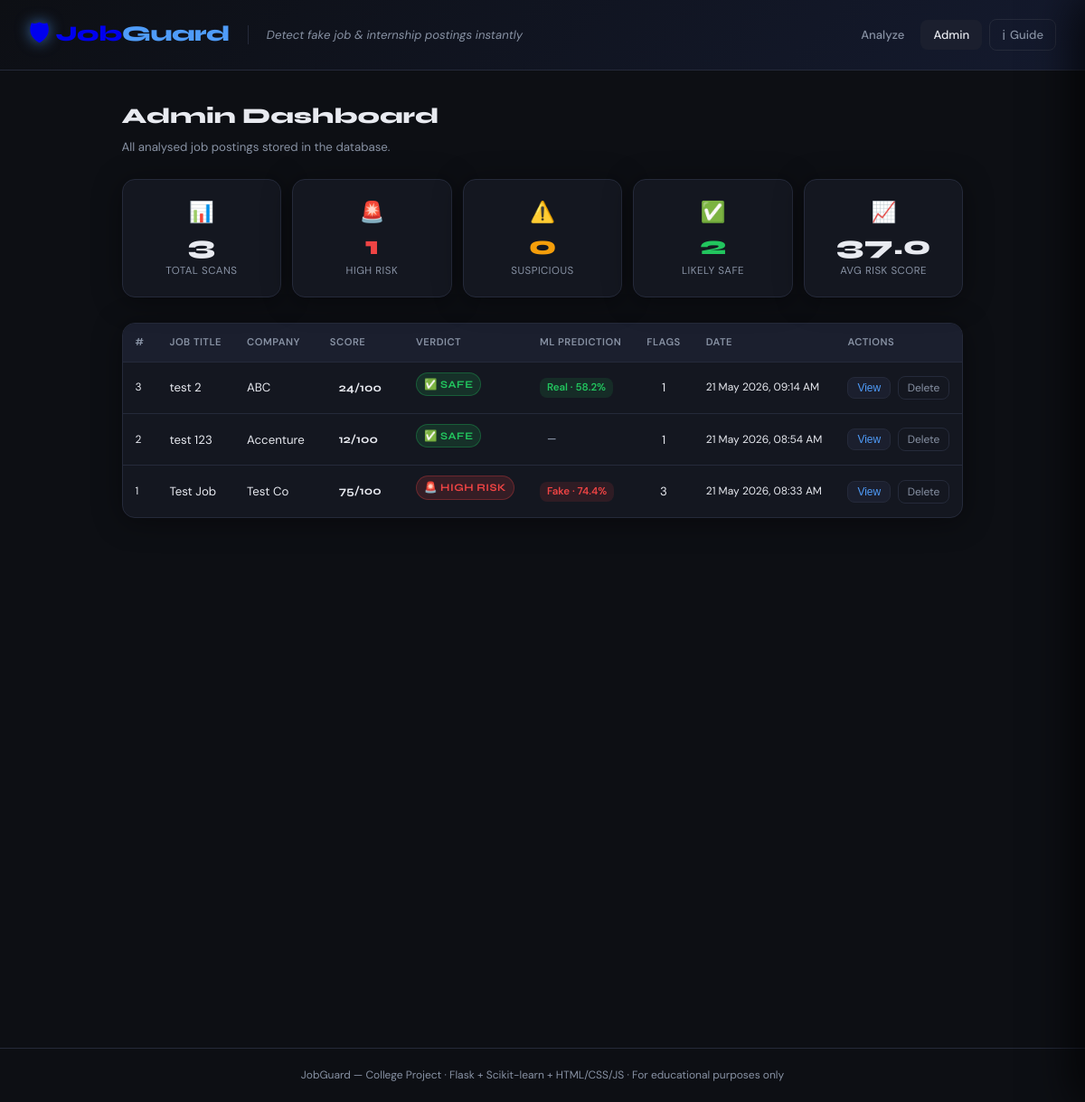
The page /admin on the database its author committed.
### tables this page shows
CREATE TABLE scans (
                id           INTEGER PRIMARY KEY AUTOINCREMENT,
                title        TEXT,
                company      TEXT,
                email        TEXT,
                salary       TEXT,
                url          TEXT,
                description  TEXT,
                risk_score   INTEGER,
                verdict      TEXT,
                verdict_text TEXT,
                ml_label     TEXT,
                ml_confidence REAL,
                flag_count   INTEGER,
                signal_count INTEGER,
                flags        TEXT,
                signals      TEXT,
                breakdown    TEXT,
                created_at   TEXT
            );

### app.py (the view)
@app.route('/admin')
def admin():
    with get_db() as conn:
        rows = conn.execute(
            'SELECT * FROM scans ORDER BY id DESC'
        ).fetchall()
        stats = conn.execute('''
            SELECT
                COUNT(*) AS total,
                SUM(CASE WHEN verdict = "danger"     THEN 1 ELSE 0 END) AS fake_count,
                SUM(CASE WHEN verdict = "suspicious" THEN 1 ELSE 0 END) AS suspicious_count,
                SUM(CASE WHEN verdict = "safe"       THEN 1 ELSE 0 END) AS safe_count,
                ROUND(AVG(risk_score), 1)                                AS avg_score
            FROM scans
        ''').fetchone()
    scans = [dict(r) for r in rows]
    return render_template('admin.html', scans=scans, stats=dict(stats))

### app.py (called while the page is built)
def get_db():
    conn = sqlite3.connect(DB_PATH)
    conn.row_factory = sqlite3.Row
    return conn

### templates/admin.html (shortened to what this page needs)
{% extends "base.html" %}
{% block content %}
<div class="admin-page">
  <div class="admin-header">
    <h1 class="admin-title">Admin Dashboard</h1>
    <p class="admin-sub">All analysed job postings stored in the database.</p>
  </div>
  <div class="stats-grid">
    <div class="stat-card">
      <div class="stat-icon">📊</div>
      <div class="stat-num">{{ stats.total or 0 }}</div>
      <div class="stat-label">Total Scans</div>
    </div>
    <div class="stat-card stat-danger">
      <div class="stat-icon">🚨</div>
      <div class="stat-num">{{ stats.fake_count or 0 }}</div>
      <div class="stat-label">High Risk</div>
    </div>
    <div class="stat-card stat-warn">
      <div class="stat-icon">⚠️</div>
      <div class="stat-num">{{ stats.suspicious_count or 0 }}</div>
      <div class="stat-label">Suspicious</div>
    </div>
    <div class="stat-card stat-safe">
      <div class="stat-icon">✅</div>
      <div class="stat-num">{{ stats.safe_count or 0 }}</div>
      <div class="stat-label">Likely Safe</div>
    </div>
    <div class="stat-card">
      <div class="stat-icon">📈</div>
      <div class="stat-num">{{ stats.avg_score or '—' }}</div>
      <div class="stat-label">Avg Risk Score</div>
    </div>
  </div>
  <div class="admin-table-wrap">
    {% if scans %}
    <table class="admin-table">
      <thead>
        <tr>
          <th>#</th>
          <th>Job Title</th>
          <th>Company</th>
          <th>Score</th>
          <th>Verdict</th>
          <th>ML Prediction</th>
          <th>Flags</th>
          <th>Date</th>
          <th>Actions</th>
        </tr>
      </thead>
      <tbody>
        {% for scan in scans %}
        <tr>
          <td class="td-id">{{ scan.id }}</td>
          <td class="td-title">{{ scan.title or '—' }}</td>
          <td class="td-company">{{ scan.company or '—' }}</td>
          <td class="td-score">
            <span class="score-pill score-{{ scan.verdict }}">{{ scan.risk_score }}/100</span>
          </td>
          <td>
            <span class="verdict-badge {{ scan.verdict }} vbadge-sm">
              {% if scan.verdict == 'safe' %}✅ Safe
              {% elif scan.verdict == 'suspicious' %}⚠️ Suspicious
              {% else %}🚨 High Risk{% endif %}
            </span>
          </td>
          <td class="td-ml">
            {% if scan.ml_label %}
              <span class="ml-tag ml-{{ 'danger' if scan.ml_label == 'Fake' else 'safe' }}">
                {{ scan.ml_label }} · {{ scan.ml_confidence }}%
              </span>
            {% else %}
              <span class="ml-tag ml-na">—</span>
            {% endif %}
          </td>
          <td class="td-flags">{{ scan.flag_count }}</td>
          <td class="td-date">{{ scan.created_at }}</td>
          <td class="td-actions">
            <button class="act-view" onclick="viewScan({{ scan.id }})">View</button>
            <button class="act-delete"
              onclick="confirmDelete({{ scan.id }}, '{{ (scan.title or 'Untitled Job') | replace("'", "\\'") }}')">
              Delete
            </button>
          </td>
        </tr>
        {% endfor %}
      </tbody>
    </table>
    {% else %}
    <div class="admin-empty">
      <div style="font-size:3rem;margin-bottom:12px">📭</div>
      <h3>No scans yet</h3>
      <p>Analyse a job posting on the <a href="{{ url_for('index') }}">home page</a> to see results here.</p>
    </div>
    {% endif %}
  </div>
</div>
{% endblock %}

### templates/base.html (shortened to what this page needs)
<!DOCTYPE html>
<html lang="en">
<head>
  <link rel="stylesheet" href="{{ url_for('static', filename='css/style.css') }}" />
</head>
<body>
  <header class="header">
    <div class="header-inner">
      <a href="{{ url_for('index') }}" class="logo" style="text-decoration:none">
        <span class="logo-icon">🛡</span>
        <span class="logo-text">Job<span class="accent">Guard</span></span>
      </a>
      <p class="tagline">Detect fake job &amp; internship postings instantly</p>
      <nav class="header-nav">
        <a href="{{ url_for('index') }}" class="nav-link {% if request.endpoint == 'index' %}active{% endif %}">Analyze</a>
        <a href="{{ url_for('admin') }}" class="nav-link {% if request.endpoint == 'admin' %}active{% endif %}">Admin</a>
        <button class="nav-how-btn" onclick="openHowPanel()" title="How does JobGuard work?">
          <span class="nav-how-icon">ℹ</span>
          <span class="nav-how-text">Guide</span>
        </button>
      </nav>
    </div>
  </header>
  {% block content %}{% endblock %}
  <footer class="footer">
    <p>JobGuard — College Project · Flask + Scikit-learn + HTML/CSS/JS · For educational purposes only</p>
  </footer>
</body>
</html>

### rows shown on the page
scans: id "3", title "test 2", company "ABC", risk_score "24", verdict "✅ SAFE", ml_label "Real", ml_confidence "58.2", flag_count "1", created_at "21 May 2026, 09:14 AM"
scans: id "2", title "test 123", company "Accenture", risk_score "12", verdict "✅ SAFE", flag_count "1", created_at "21 May 2026, 08:54 AM"
scans: id "1", title "Test Job", company "Test Co", risk_score "75", verdict "🚨 HIGH RISK", ml_label "Fake", ml_confidence "74.4", flag_count "3", created_at "21 May 2026, 08:33 AM"

### other values the page prints
{{ stats.total or 0 }} "3"
{{ stats.fake_count or 0 }} "1"
{{ stats.suspicious_count or 0 }} "0"
{{ stats.safe_count or 0 }} "2"
{{ stats.avg_score or '—' }} "37.0"
